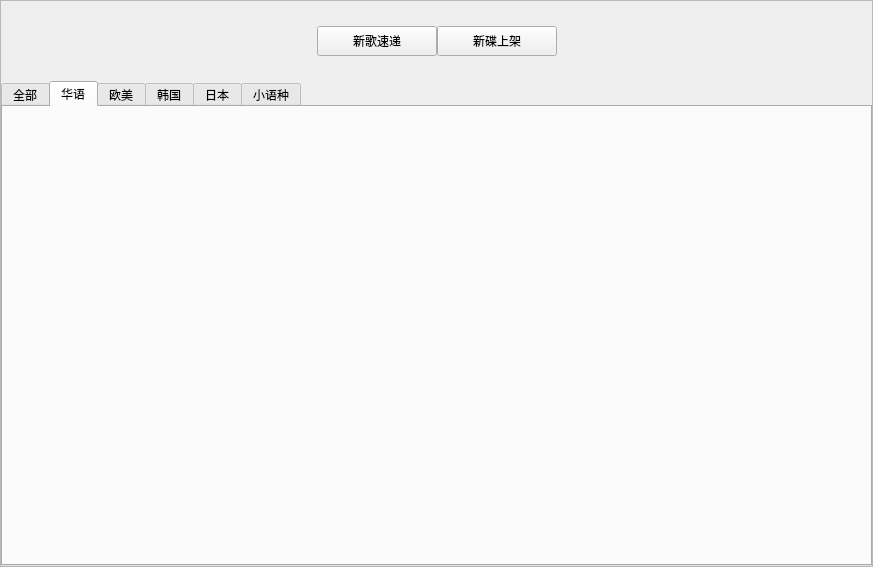
<?xml version="1.0" encoding="UTF-8"?>
<ui version="4.0">
 <class>NewMusicSudi</class>
 <widget class="QWidget" name="NewMusicSudi">
  <property name="geometry">
   <rect>
    <x>0</x>
    <y>0</y>
    <width>873</width>
    <height>567</height>
   </rect>
  </property>
  <property name="windowTitle">
   <string>Form</string>
  </property>
  <layout class="QGridLayout" name="gridLayout">
   <property name="leftMargin">
    <number>0</number>
   </property>
   <property name="topMargin">
    <number>0</number>
   </property>
   <property name="rightMargin">
    <number>0</number>
   </property>
   <property name="bottomMargin">
    <number>0</number>
   </property>
   <property name="spacing">
    <number>0</number>
   </property>
   <item row="0" column="0">
    <widget class="QScrollArea" name="scrollArea">
     <property name="widgetResizable">
      <bool>true</bool>
     </property>
     <widget class="QWidget" name="scrollAreaWidgetContents">
      <property name="geometry">
       <rect>
        <x>0</x>
        <y>0</y>
        <width>871</width>
        <height>565</height>
       </rect>
      </property>
      <property name="sizePolicy">
       <sizepolicy hsizetype="Preferred" vsizetype="Minimum">
        <horstretch>0</horstretch>
        <verstretch>0</verstretch>
       </sizepolicy>
      </property>
      <layout class="QGridLayout" name="gridLayout_3">
       <property name="leftMargin">
        <number>0</number>
       </property>
       <property name="topMargin">
        <number>25</number>
       </property>
       <property name="rightMargin">
        <number>0</number>
       </property>
       <property name="bottomMargin">
        <number>0</number>
       </property>
       <property name="spacing">
        <number>0</number>
       </property>
       <item row="1" column="0">
        <widget class="QStackedWidget" name="stackedWidget">
         <property name="currentIndex">
          <number>0</number>
         </property>
         <widget class="QWidget" name="page">
          <property name="sizePolicy">
           <sizepolicy hsizetype="Preferred" vsizetype="Minimum">
            <horstretch>0</horstretch>
            <verstretch>0</verstretch>
           </sizepolicy>
          </property>
          <layout class="QGridLayout" name="gridLayout_2">
           <property name="leftMargin">
            <number>0</number>
           </property>
           <property name="topMargin">
            <number>25</number>
           </property>
           <property name="rightMargin">
            <number>0</number>
           </property>
           <property name="bottomMargin">
            <number>0</number>
           </property>
           <property name="spacing">
            <number>0</number>
           </property>
           <item row="0" column="0">
            <widget class="QTabWidget" name="NewMusicTabwidget">
             <property name="sizePolicy">
              <sizepolicy hsizetype="Expanding" vsizetype="Minimum">
               <horstretch>0</horstretch>
               <verstretch>0</verstretch>
              </sizepolicy>
             </property>
             <property name="currentIndex">
              <number>1</number>
             </property>
             <widget class="QWidget" name="tab">
              <attribute name="title">
               <string>全部</string>
              </attribute>
              <layout class="QGridLayout" name="gridLayout_6">
               <property name="leftMargin">
                <number>0</number>
               </property>
               <property name="topMargin">
                <number>0</number>
               </property>
               <property name="rightMargin">
                <number>0</number>
               </property>
               <property name="bottomMargin">
                <number>0</number>
               </property>
               <property name="spacing">
                <number>0</number>
               </property>
               <item row="0" column="0">
                <widget class="QListView" name="listView"/>
               </item>
              </layout>
             </widget>
             <widget class="QWidget" name="tab_2">
              <attribute name="title">
               <string>华语</string>
              </attribute>
             </widget>
             <widget class="QWidget" name="tab_3">
              <attribute name="title">
               <string>欧美</string>
              </attribute>
              <layout class="QGridLayout" name="gridLayout_8">
               <property name="leftMargin">
                <number>0</number>
               </property>
               <property name="topMargin">
                <number>0</number>
               </property>
               <property name="rightMargin">
                <number>0</number>
               </property>
               <property name="bottomMargin">
                <number>0</number>
               </property>
               <property name="spacing">
                <number>0</number>
               </property>
               <item row="0" column="0">
                <widget class="QTableWidget" name="tableWidget_2"/>
               </item>
              </layout>
             </widget>
             <widget class="QWidget" name="tab_4">
              <attribute name="title">
               <string>韩国</string>
              </attribute>
              <layout class="QGridLayout" name="gridLayout_9">
               <property name="leftMargin">
                <number>0</number>
               </property>
               <property name="topMargin">
                <number>0</number>
               </property>
               <property name="rightMargin">
                <number>0</number>
               </property>
               <property name="bottomMargin">
                <number>0</number>
               </property>
               <property name="spacing">
                <number>0</number>
               </property>
               <item row="0" column="0">
                <widget class="QTableWidget" name="tableWidget_3"/>
               </item>
              </layout>
             </widget>
             <widget class="QWidget" name="tab_5">
              <attribute name="title">
               <string>日本</string>
              </attribute>
              <layout class="QGridLayout" name="gridLayout_10">
               <property name="leftMargin">
                <number>0</number>
               </property>
               <property name="topMargin">
                <number>0</number>
               </property>
               <property name="rightMargin">
                <number>0</number>
               </property>
               <property name="bottomMargin">
                <number>0</number>
               </property>
               <property name="spacing">
                <number>0</number>
               </property>
               <item row="0" column="0">
                <widget class="QTableWidget" name="tableWidget_4"/>
               </item>
              </layout>
             </widget>
             <widget class="QWidget" name="tab_6">
              <attribute name="title">
               <string>小语种</string>
              </attribute>
              <layout class="QGridLayout" name="gridLayout_11">
               <property name="leftMargin">
                <number>0</number>
               </property>
               <property name="topMargin">
                <number>0</number>
               </property>
               <property name="rightMargin">
                <number>0</number>
               </property>
               <property name="bottomMargin">
                <number>0</number>
               </property>
               <property name="spacing">
                <number>0</number>
               </property>
               <item row="0" column="0">
                <widget class="QTableWidget" name="tableWidget_5"/>
               </item>
              </layout>
             </widget>
            </widget>
           </item>
          </layout>
         </widget>
         <widget class="QWidget" name="page_2">
          <property name="sizePolicy">
           <sizepolicy hsizetype="Preferred" vsizetype="Minimum">
            <horstretch>0</horstretch>
            <verstretch>0</verstretch>
           </sizepolicy>
          </property>
          <layout class="QGridLayout" name="gridLayout_4">
           <property name="leftMargin">
            <number>0</number>
           </property>
           <property name="topMargin">
            <number>25</number>
           </property>
           <property name="rightMargin">
            <number>0</number>
           </property>
           <property name="bottomMargin">
            <number>0</number>
           </property>
           <property name="spacing">
            <number>0</number>
           </property>
           <item row="0" column="0">
            <widget class="QTabWidget" name="DiscTabwidget">
             <property name="currentIndex">
              <number>0</number>
             </property>
             <widget class="QWidget" name="tab_7">
              <attribute name="title">
               <string>全部</string>
              </attribute>
             </widget>
             <widget class="QWidget" name="tab_8">
              <attribute name="title">
               <string>华语</string>
              </attribute>
             </widget>
             <widget class="QWidget" name="tab_9">
              <attribute name="title">
               <string>欧美</string>
              </attribute>
             </widget>
             <widget class="QWidget" name="tab_10">
              <attribute name="title">
               <string>韩国</string>
              </attribute>
             </widget>
             <widget class="QWidget" name="tab_11">
              <attribute name="title">
               <string>日本</string>
              </attribute>
             </widget>
            </widget>
           </item>
          </layout>
         </widget>
        </widget>
       </item>
       <item row="0" column="0">
        <layout class="QHBoxLayout" name="horizontalLayout">
         <property name="spacing">
          <number>0</number>
         </property>
         <item>
          <spacer name="horizontalSpacer">
           <property name="orientation">
            <enum>Qt::Horizontal</enum>
           </property>
           <property name="sizeHint" stdset="0">
            <size>
             <width>40</width>
             <height>20</height>
            </size>
           </property>
          </spacer>
         </item>
         <item>
          <widget class="QPushButton" name="btn_newMusic">
           <property name="minimumSize">
            <size>
             <width>120</width>
             <height>30</height>
            </size>
           </property>
           <property name="maximumSize">
            <size>
             <width>120</width>
             <height>30</height>
            </size>
           </property>
           <property name="text">
            <string>新歌速递</string>
           </property>
          </widget>
         </item>
         <item>
          <widget class="QPushButton" name="btn_disc">
           <property name="minimumSize">
            <size>
             <width>120</width>
             <height>30</height>
            </size>
           </property>
           <property name="maximumSize">
            <size>
             <width>120</width>
             <height>30</height>
            </size>
           </property>
           <property name="text">
            <string>新碟上架</string>
           </property>
          </widget>
         </item>
         <item>
          <spacer name="horizontalSpacer_2">
           <property name="orientation">
            <enum>Qt::Horizontal</enum>
           </property>
           <property name="sizeHint" stdset="0">
            <size>
             <width>40</width>
             <height>20</height>
            </size>
           </property>
          </spacer>
         </item>
        </layout>
       </item>
      </layout>
     </widget>
    </widget>
   </item>
  </layout>
 </widget>
 <resources/>
 <connections/>
</ui>
